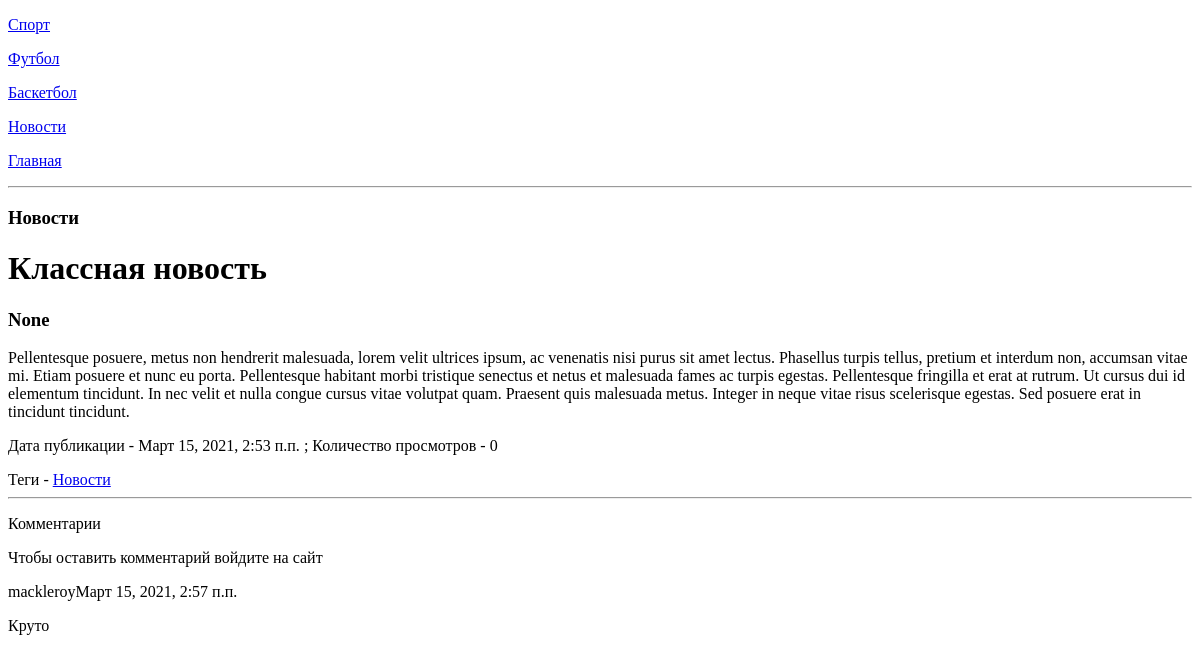
/moscow/cool_news/, run on an earlier commit of the app's database.
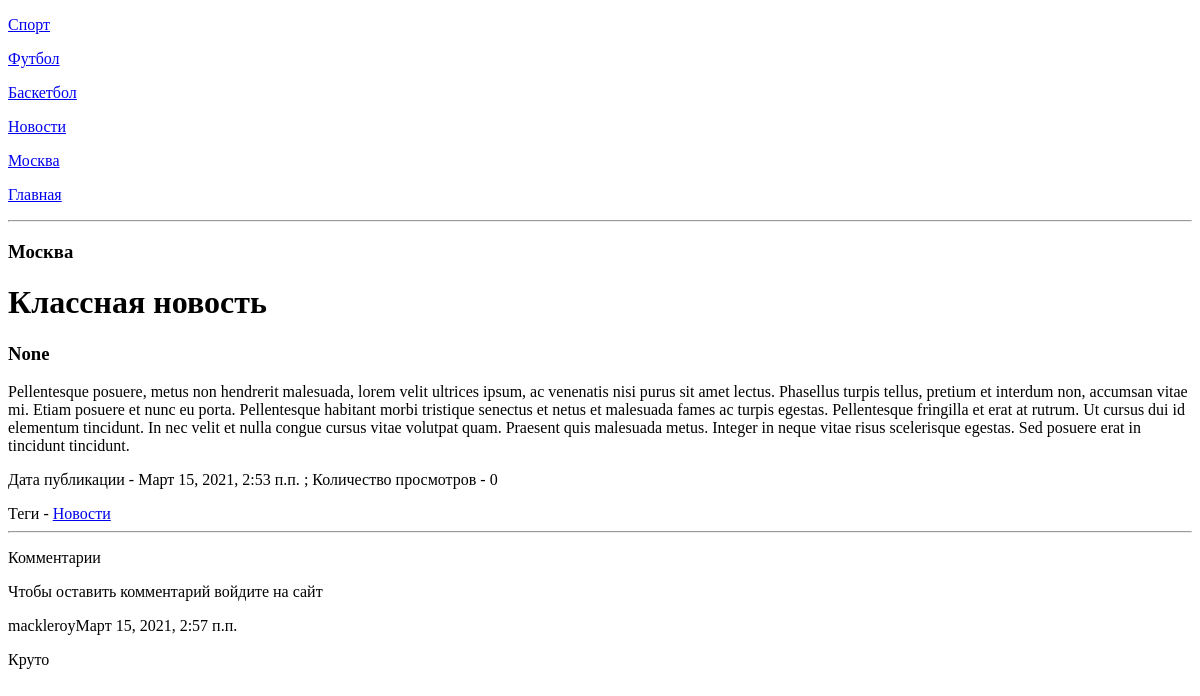
And on a later commit of the database.
### blog/models.py (models this page shows, shortened)
class Category(MPTTModel):
    name = models.CharField('Имя', max_length=100)
    slug = models.SlugField('url', max_length=100)
    description = models.TextField('Описание', max_length=1000, default='', blank=True)
    parent = TreeForeignKey(
        'self',
        verbose_name='Родительская категория',
        on_delete=models.CASCADE,
        null=True,
        blank=True,
        related_name='children'
    )
    template = models.CharField('Шаблон', max_length=500, default='blog/post_list.html')
    published = models.BooleanField('Отображать?', default=True)
    paginated = models.PositiveIntegerField('Количество новостей на странице', default=5)
    sort = models.PositiveIntegerField('Порядок', default=0)
    def __str__(self):
        return self.name
    class Meta:
        verbose_name = 'Категория'
        verbose_name_plural = 'Категории'
    def get_absolute_url(self):
        return reverse('category', kwargs={'category_slug': self.slug})

class Post(models.Model):
    author = models.ForeignKey(User, verbose_name='Автор', on_delete=models.SET_NULL, null=True, blank=True)
    title = models.CharField('Заголовок', max_length=100)
    subtitle = models.CharField('Подзаголовок', max_length=500, blank=True, null=True)
    mini_text = models.TextField('Краткое содержание', max_length=100, blank=True, null=True)
    text = models.TextField('Текст', max_length=5000)
    created_date = models.DateTimeField(auto_now_add=True, auto_now=False)
    edited_date = models.DateTimeField('Дата редактирования', default=timezone.now, blank=True, null=True)
    published_date = models.DateTimeField('Дата публикации', default=timezone.now, blank=True, null=True)
    published = models.BooleanField('Опубликовать', default=True)
    slug = models.SlugField('url', max_length=100)
    category = models.ForeignKey(Category, verbose_name='Категория', on_delete=models.CASCADE, null=True)
    tags = models.ManyToManyField(Tag, verbose_name='Тег', blank=True)
    img = models.ImageField('Главная фотография', upload_to='post/', null=True, blank=True)
    template = models.CharField('Шаблон', max_length=500, default='blog/post_detail.html')
    viewed = models.PositiveIntegerField('Просмотрено', default=0)
    status = models.BooleanField('Для зарегистрированных', default=False)
    sort = models.PositiveIntegerField('Порядок', default=0)
    class Meta:
        verbose_name = 'Пост'
        verbose_name_plural = 'Посты'

class Tag(models.Model):
    name = models.CharField('Имя', max_length=100)
    slug = models.SlugField('url', max_length=100)
    published = models.BooleanField('Отображать?', default=True)
    class Meta:
        verbose_name = 'Тег'
        verbose_name_plural = 'Теги'

class Comment(models.Model):
    author = models.ForeignKey(User, verbose_name='Автор', on_delete=models.CASCADE)
    post = models.ForeignKey(Post, verbose_name='Статья', on_delete=models.CASCADE, related_name='comments')
    text = models.TextField('Комментарий', max_length=1000)
    created_date = models.DateTimeField(auto_now_add=True, auto_now=False)
    moderation = models.BooleanField(default=True)
    class Meta:
        verbose_name = 'Комментарий'
        verbose_name_plural = 'Комментарии'

### blog/views.py (the view, shortened to what this page needs)
# urls.py: path("<slug:category>/<slug:slug>/", views.PostDetailView.as_view(), name="detail_post"),
class PostDetailView(View):
    def get(self, request, **kwargs):
        category_list = Category.objects.filter(published=True)
        post = get_object_or_404(Post, slug=kwargs.get('slug'))
        form = CommentForm()
        return render(request, post.template, {
            'post': post,
            'categories': category_list,
            'form': form
        })

### templates/blog/post_detail.html (shortened to what this page needs)
<!DOCTYPE html>
<html lang="en">
<head>
</head>
<body>
    {% for category in categories %}
    <p><a href="{{ category.get_absolute_url }}"> {{ category.name }}</a></p>
    {% endfor %}
    <p><a href="/">Главная</a></p>
    <hr>
    <h3>{{ post.category }}</h3>
    <h1>{{ post.title }}</h1>
    <h3>{{ post.subtitle }}</h3>
    <p>{{ post.text }}</p>
    <p>Дата публикации - {{ post.published_date }} ; Количество просмотров - {{ post.viewed }}</p>
    Теги - {% for tag in post.tags.all %}
            {% if tag.published %}
            <a href="{% url 'tags' tag.slug %}">{{ tag.name }}</a>
            {% endif %}
            {% endfor %}
    <hr>
    <p>Комментарии</p>
    {% if user.is_authenticated %}
    <form method="post">
        {% csrf_token %}
        {{ form.as_p }}
        <button type="submit">Отправить</button>
    </form>
    {% else %}
        <p>Чтобы оставить комментарий войдите на сайт</p>
    {% endif %}
    {% for comment in post.comments.all %}
    <p>{{ comment.author }}{{ comment.created_date }}</p>
    <p>{{ comment.text }}</p>
    {% endfor %}
</body>
</html>

What changed in the data, as far as the page shows it:
added Category: name "Москва"
changed Post "Классная новость": category "Новости" → "Москва"
